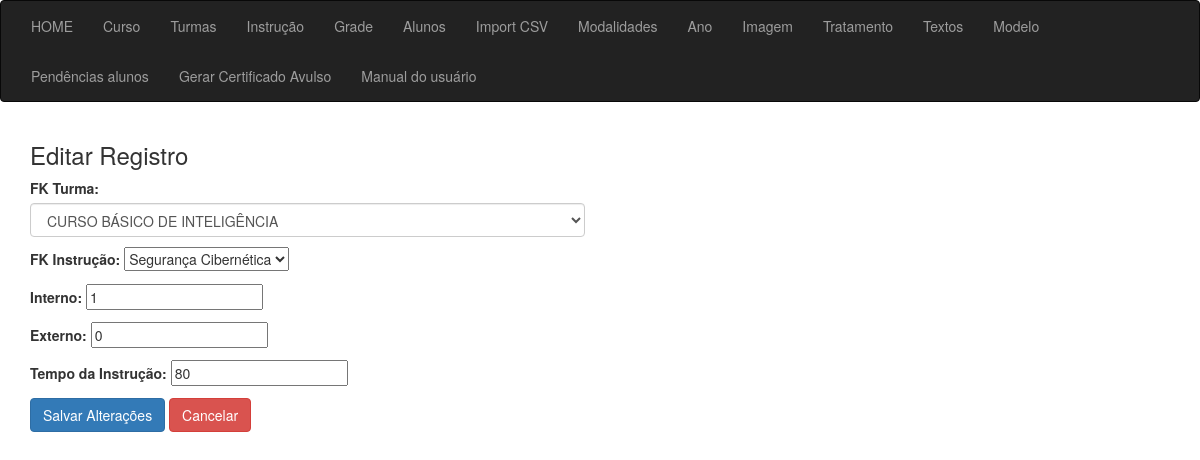
The app's page /sgc_grade_editar/57/ with its own data.
### app_cert/models.py (models this page shows, shortened)
class GradeTurma(models.Model):
    id = models.AutoField(primary_key=True)
    fk_turma = models.ForeignKey(Turma, on_delete=models.PROTECT, verbose_name="FK Turma", null=True)
    interno = models.IntegerField(verbose_name="Interno", null=True, blank=True, default=0)
    externo = models.IntegerField(verbose_name="Externo", null=True, blank=True, default=0)
    fk_instrucao = models.ForeignKey(Instrucao, on_delete=models.CASCADE, verbose_name="FK Instrução", null=True, blank=True)
    tempo_instrucao = models.IntegerField(verbose_name="Tempo da Instrução", null=True, blank=True)

### app_cert/views/views_grade.py (the view)
# urls.py: path('sgc_grade_editar/<int:id>/', sgc_grade_editar, name="sgc_grade_editar"),
def sgc_grade_editar(request, id):
    context ={}
    grade_ob = get_object_or_404(GradeTurma, id=id)
    if request.method == 'POST':
        form = GradeTurmaForm(request.POST, instance=grade_ob)
        if form.is_valid():
            form.save()
            return redirect('sgc_grade_lista')
    else:
        form = GradeTurmaForm(instance=grade_ob)
    context = {
        'form': form,
        'grade_ob': grade_ob
    }
    return render(request, 'grade/editar.html', context)

### app_cert/forms.py
class GradeTurmaForm(forms.ModelForm):
    class Meta:
        model = GradeTurma
        fields = ['fk_turma', 'fk_instrucao', 'interno', 'externo', 'tempo_instrucao']  # Inclua todos os campos necessários aqui
        widgets = {
            'fk_turma': forms.Select(attrs={
                'class': 'form-control',
            }),
        }

### app_cert/models.py (called while the page is built)
    def __str__(self):
        return str(self.turma)

    def __str__(self):
        return str(self.instrucao_descricao)

### app_cert/templates/grade/editar.html (shortened to what this page needs)
{% extends 'sgc_base.html' %}
{% block content %}
<div class="container">
    <div class="row">
        <div class="col-md-6 offset-md-3">
            <h3>Editar Registro</h3>
            <form method="post">
                {{ form.as_p }}
                <button type="submit" class="btn btn-primary">Salvar Alterações</button>
                <a href="{% url 'sgc_turma_lista' %}" class="btn btn-danger">Cancelar</a>
            </form>
        </div>
    </div>
</div>
{% endblock %}

### records on screen
GradeTurma: fk_turma "CURSO BÁSICO DE INTELIGÊNCIA", fk_instrucao "Segurança Cibernética", interno "1", externo "0", tempo_instrucao "80"
